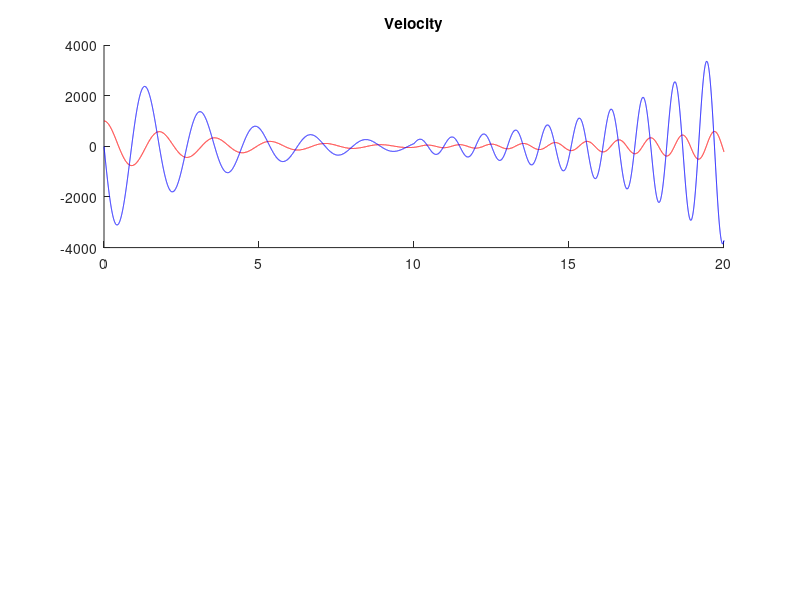

This figure's MATLAB source: (Note: this script raises an error after producing the figure.)
close all
clear all
rng(2)
%% Dumped oscillator simulaitons
F = 0;
m=0.8;
b=0.5;
k=10;
dt = 0.001;
A1 = [1 dt;-k/m*dt -b/m*dt+1];
A2 = [1 dt;-3*k/m*dt 0.8*b/m*dt+1];
b = [0; F/m*dt];

N = 10000;
x = 1000;
xdot = 0;
xdotdot = 0;
X = zeros(2,2*N);
A = A1;
for t =1:2*N
    if t == N
        A = A2;
    end
    res = A*[x;xdot] + b;
    x = res(1,1);
    xdot = res(2,1);
    X(:,t) = [x;xdot];
end
figure
subplot(211)
hold on
tstep = dt*(1:2*N);
plot(tstep,X(1,:),'r')
%subplot(122)
title('Velocity')
plot(tstep,X(2,:),'b')
legend('Position','Velocity')


%% generate the measurement noise and measure yt
R = [5000,0;0,5000]; % measurement noise
% noise = mvnrnd(zeros(2,1),R,2*N);
C = 0.5*[1, -0.5; -0.5 +1.1];
 load('oscill_noise.mat')
 X = xpy;
% DX = X - xpy;
% figure
% plot(DX(1,:))
 yt = C*X+noise;

%yt = C*X+noise';

subplot(212)
plot(tstep,yt)
legend('Measure A','Measure B')


%% initialize Kalman filter
NState = 2;
M_prev = [0.5, 0.5];
Q = [250 ,0; 0,250];% system noise
x_prev1 = [0, 0]';
v_prev1 = eye(NState);
x_prev2 = [0.1, -0.2]';
v_prev2 = eye(NState);
Z = [0.5, 0.5; 0.5 0.5];
PostM = zeros(NState,N);
PostMeanX = zeros(NState*2,N*2);
PostCovX = zeros(NState*2,NState*2,N*2);

%% Run Switching Kalman Filter
for t=1:N*2
    t
    x_prev1_tmp = x_prev1;
    x_prev2_tmp = x_prev2;
    [x_next1, v_next1, cov_next1, Lt1] = KalmanSwitchFilter_LG(x_prev1, v_prev1, yt(:,t), A1, C, Q, R);
    [x_next2, v_next2, cov_next2, Lt2] = KalmanSwitchFilter_LG(x_prev1, v_prev1, yt(:,t), A2, C, Q, R);
    [x_next3, v_next3, cov_next3, Lt3] = KalmanSwitchFilter_LG(x_prev2, v_prev2, yt(:,t), A1, C, Q, R);
    [x_next4, v_next4, cov_next4, Lt4] = KalmanSwitchFilter_LG(x_prev2, v_prev2, yt(:,t), A2, C, Q, R);
    
    L_mat = [Lt1, Lt2; Lt3, Lt4];
    X_mat1 = [x_next1,x_next3];
    V_cube1 = cat(3,v_next1,v_next3);
    X_mat2 = [x_next2,x_next4];
    V_cube2 = cat(3,v_next2,v_next4);
    
    [W, M_prev] = WeightKalmanSwitchFilter_LG(L_mat, Z, M_prev);
    M_prev
     MM = M_prev;
    [x_1, v_1] = collapse_LG(X_mat1, V_cube1, W(:,1));
    [x_2, v_2] = collapse_LG(X_mat2, V_cube2, W(:,2));
    
    [x_prev1, v_prev1] = collapse_LG(X_mat1, V_cube1, W(:,1));
    [x_prev2, v_prev2] = collapse_LG(X_mat2, V_cube2, W(:,2));
    
    PostM(:,t) = M_prev;
    PostMeanX(1:NState,t) = x_prev1;
    PostCovX(1:NState,1:NState,t) = v_prev1;
    PostMeanX(1+NState:end,t) = x_prev2;
    PostCovX(1+NState:end,1+NState:end,t) = v_prev2;
end
    
%% plot results of filtering

figure

subplot(211)

plot(tstep,movmean(PostM(1,:),100))
hold on
title('Estimated probability')
xlabel('Time[sec]')
ylabel('Prob.')
subplot(212)

plot(tstep,X(1,:),'r')
hold on
plot(tstep,X(2,:),'b')
plot(tstep,PostMeanX(1,:))
plot(tstep,PostMeanX(2,:))
plot(tstep,PostMeanX(3,:))
plot(tstep,PostMeanX(4,:))

title('SKF tracking')
legend('Position','Velocity','Est. Position Damped','Est. Velocity Damped','Est. Velocity Amplified','Est. Velocity Amplified')
xlabel('Time[sec]')
%% zoom in 

[maxProb,argMax] = max(PostM(1,:));
idx = (argMax - 10):(argMax+10);
idx = idx+5000;
figure
%plot(tstep(idx),X(1,idx))
hold on
title('Zoom Velocity')
plot(tstep(idx),X(2,idx))
%plot(tstep(idx),PostMeanX(1,idx))
plot(tstep(idx),PostMeanX(2,idx))
%plot(tstep(idx),PostMeanX(3,idx))
plot(tstep(idx),PostMeanX(4,idx))
ylim([600,670])
xlim([5.05,5.08])
legend('Velocity','Est Vel Damp','Est Post Ampl')
xlabel('Time[sec]')

%%
%sum((PostM(1,1:N)>0.5) )/N
%sum(PostM(1,N+1:end)<0.5)/(N)